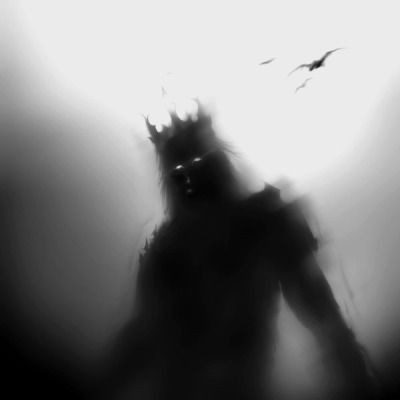
#> input picture images/1cbe8b2d5f7f6a9fe2920d29b8e5d822.jpg, 400 x 400 px, found by its file name; its folder holds only this picture in this run
$ python text_overlay_pov.py
#> lines starting #> are read from the running program, lines starting #| are printed output that depends on the picture
#!/usr/bin/env python3
"""
POV-Style Image Text Overlay Tool for TikTok Content Automation (Center Aligned)
This script adds "POV" and motivational quotes to images with styling matching the example,
using center alignment and attempting to find a suitable font.
"""

import os
import random
import textwrap
from PIL import Image, ImageDraw, ImageFont, ImageFilter, ImageEnhance

class POVTextOverlay:
    def __init__(self, font_path=None, output_dir="output"):
        """Initialize the text overlay tool with font path and output directory."""
        self.output_dir = output_dir
        os.makedirs(output_dir, exist_ok=True)

        # Attempt to find Comic Sans or use a fallback
        comic_sans_paths = [
            "/usr/share/fonts/truetype/msttcorefonts/Comic_Sans_MS.ttf",
            "/usr/share/fonts/truetype/comic/comic.ttf" # Common location if installed manually
        ]

        found_font = None
        if font_path and os.path.exists(font_path):
            found_font = font_path
        else:
            for path in comic_sans_paths:
                if os.path.exists(path):
                    found_font = path
                    print(f"Using Comic Sans font found at: {found_font}")
                    break

        if not found_font:
            # Default system fonts if Comic Sans is not found
            print("Comic Sans font not found. Using default system font.")
            system_fonts = [
                "/usr/share/fonts/truetype/dejavu/DejaVuSans-Bold.ttf",
                "/usr/share/fonts/truetype/liberation/LiberationSans-Bold.ttf",
                "/usr/share/fonts/truetype/ubuntu/Ubuntu-Bold.ttf",
                "/usr/share/fonts/truetype/freefont/FreeSansBold.ttf"
            ]
            for font in system_fonts:
                if os.path.exists(font):
                    found_font = font
                    print(f"Using fallback font: {found_font}")
                    break
            else:
                raise FileNotFoundError("No suitable font found. Please provide a valid font path or install Comic Sans.")

        self.font_path = found_font

    def add_pov_text_to_image(self, image_path, quote_text, output_filename=None):
        """Add POV and quote text to an image with center alignment."""
        try:
            # Open the image
            img = Image.open(image_path).convert("RGBA")

            # Create a copy for processing
            img_with_text = img.copy()

            # Get image dimensions
            width, height = img.size

            # Create a semi-transparent overlay to improve text readability
            overlay = Image.new("RGBA", img.size, (0, 0, 0, 0))
            draw = ImageDraw.Draw(overlay)

            # Add a gradient shadow in the center for better text visibility
            for i in range(100):
                alpha = int(100 - i)
                draw.rectangle(
                    [width/2 - width/2 * (1 - i/100),
                     height/2 - height/2 * (1 - i/100),
                     width/2 + width/2 * (1 - i/100),
                     height/2 + height/2 * (1 - i/100)],
                    fill=(0, 0, 0, alpha)
                )

            # Apply the overlay
            img_with_text = Image.alpha_composite(img_with_text, overlay)

            # Prepare to draw text
            draw = ImageDraw.Draw(img_with_text)

            # Calculate font sizes
            pov_font_size = int(width / 12)
            quote_font_size = int(width / 18)

            pov_font = ImageFont.truetype(self.font_path, pov_font_size)
            quote_font = ImageFont.truetype(self.font_path, quote_font_size)

            # POV text
            pov_text = "POV"
            pov_bbox = draw.textbbox((0, 0), pov_text, font=pov_font)
            pov_width = pov_bbox[2] - pov_bbox[0]
            pov_height = pov_bbox[3] - pov_bbox[1]

            # Position POV text at the top center
            pov_x = (width - pov_width) // 2
            pov_y = int(height * 0.35)

            # Wrap quote text
            margin = 40
            max_width = width - 2 * margin
            wrapped_quote = self.wrap_text(quote_text, quote_font, max_width)

            # Calculate quote text position (centered)
            # Use textbbox with align="center" for accurate multi-line height
            quote_bbox = draw.textbbox((0, 0), wrapped_quote, font=quote_font, align="center")
            quote_width = quote_bbox[2] - quote_bbox[0]
            quote_height = quote_bbox[3] - quote_bbox[1]

            # Position quote text below POV, centered horizontally
            quote_x = (width - quote_width) // 2
            quote_y = pov_y + pov_height + int(height * 0.05)

            # Add white text with black outline, using center alignment for the quote
            self.draw_text_with_outline(draw, (pov_x, pov_y), pov_text, pov_font, fill=(255, 255, 255, 255), outline=(0, 0, 0, 255), align="center")
            self.draw_text_with_outline(draw, (quote_x, quote_y), wrapped_quote, quote_font, fill=(255, 255, 255, 255), outline=(0, 0, 0, 255), align="center")

            # Convert back to RGB for saving as JPG
            img_with_text = img_with_text.convert("RGB")

            # Generate output filename
            if not output_filename:
                base_name = os.path.splitext(os.path.basename(image_path))[0]
                output_filename = os.path.join(self.output_dir, f"{base_name}_pov_quote_centered.jpg")

            # Save the image
            img_with_text.save(output_filename, quality=95)
            print(f"Created: {output_filename}")

            return output_filename

        except Exception as e:
            print(f"Error adding centered POV text to image: {e}")
            return None

    def wrap_text(self, text, font, max_width):
        """Wrap text to fit within a given width."""
        lines = textwrap.wrap(text, width=int(max_width / (font.size * 0.5))) # Estimate characters per line
        return '\n'.join(lines)

    def draw_text_with_outline(self, draw, position, text, font, fill=(255, 255, 255, 255), outline=(0, 0, 0, 255), outline_width=2, align="left"):
        """Draw text with an outline for better visibility, supporting alignment."""
        x, y = position

        # Draw the outline
        for offset_x in range(-outline_width, outline_width + 1):
            for offset_y in range(-outline_width, outline_width + 1):
                if offset_x == 0 and offset_y == 0:
                    continue
                draw.text((x + offset_x, y + offset_y), text, font=font, fill=outline, align=align)

        # Draw the main text
        draw.text((x, y), text, font=font, fill=fill, align=align)

    def process_random_quote(self, image_path, quotes_file, output_filename=None):
        """Select a random quote and add it to an image with centered POV style."""
        try:
            with open(quotes_file, "r") as f:
                quotes = [q.strip() for q in f.read().splitlines() if q.strip()]

            if not quotes:
                print("No quotes found in the file.")
                return None

            quote = random.choice(quotes)
            return self.add_pov_text_to_image(image_path, quote, output_filename)

        except Exception as e:
            print(f"Error processing random quote: {e}")
            return None

def main():
    """Main function to demonstrate the centered POV text overlay tool."""
    overlay_tool = POVTextOverlay(output_dir="/home/ubuntu/tiktok_automation/output")

    image_dir = "/home/ubuntu/tiktok_automation/images"
    quotes_file = "/home/ubuntu/tiktok_automation/quotes/quotes.txt"

    image_files = [f for f in os.listdir(image_dir) if f.lower().endswith((".png", ".jpg", ".jpeg"))]

    if not image_files:
        print("No images found. Creating a sample image for testing...")
        sample_img = Image.new("RGB", (1080, 1920), color=(20, 20, 30))
        sample_img_path = os.path.join(image_dir, "sample_dark_bg.jpg")
        sample_img.save(sample_img_path)
        image_files = ["sample_dark_bg.jpg"]

    # Process the first image found
    image_path = os.path.join(image_dir, image_files[0])
    overlay_tool.process_random_quote(image_path, quotes_file)
#> (reads quotes/quotes.txt from the repository)
#> in add_pov_text_to_image, `overlay = Image.new("RGBA", img.size, (0, 0, 0, 0))`: overlay: PIL image 400x400 RGBA; every value is 0
#> in add_pov_text_to_image, `img_with_text = Image.alpha_composite(img_with_text, overlay)`:
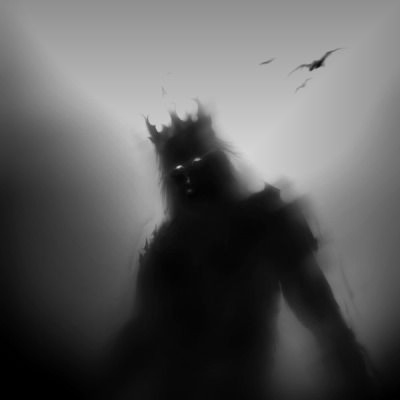
#> img_with_text: PIL image 400x400 RGBA; mean R, G, B, A 91.8, 91.8, 91.8, 255
#> in add_pov_text_to_image, `pov_bbox = draw.textbbox((0, 0), pov_text, font=pov_font)`: pov_bbox = (0, 7, 77, 31)
#> in add_pov_text_to_image, `pov_width = pov_bbox[2] - pov_bbox[0]`: pov_width = 77
#> in add_pov_text_to_image, `pov_height = pov_bbox[3] - pov_bbox[1]`: pov_height = 24
#> in add_pov_text_to_image, `pov_x = (width - pov_width) // 2`: pov_x = 161
#> in add_pov_text_to_image, `quote_bbox = draw.textbbox((0, 0), wrapped_quote, font=quote_font, ali..`: quote_bbox = (0, 4, 357, 51)
#> in add_pov_text_to_image, `quote_width = quote_bbox[2] - quote_bbox[0]`: quote_width = 357
#> in add_pov_text_to_image, `quote_height = quote_bbox[3] - quote_bbox[1]`: quote_height = 47
#> in add_pov_text_to_image, `quote_x = (width - quote_width) // 2`: quote_x = 21
#> in add_pov_text_to_image, `quote_y = pov_y + pov_height + int(height * 0.05)`: quote_y = 184
#> in add_pov_text_to_image, `img_with_text = img_with_text.convert("RGB")`:
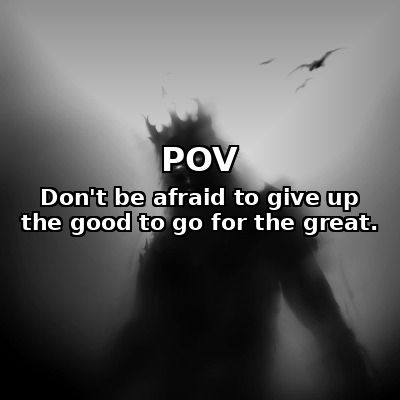
#> img_with_text: PIL image 400x400 RGB; min 0, max 255, mean 94.5

if __name__ == "__main__":
    main()
